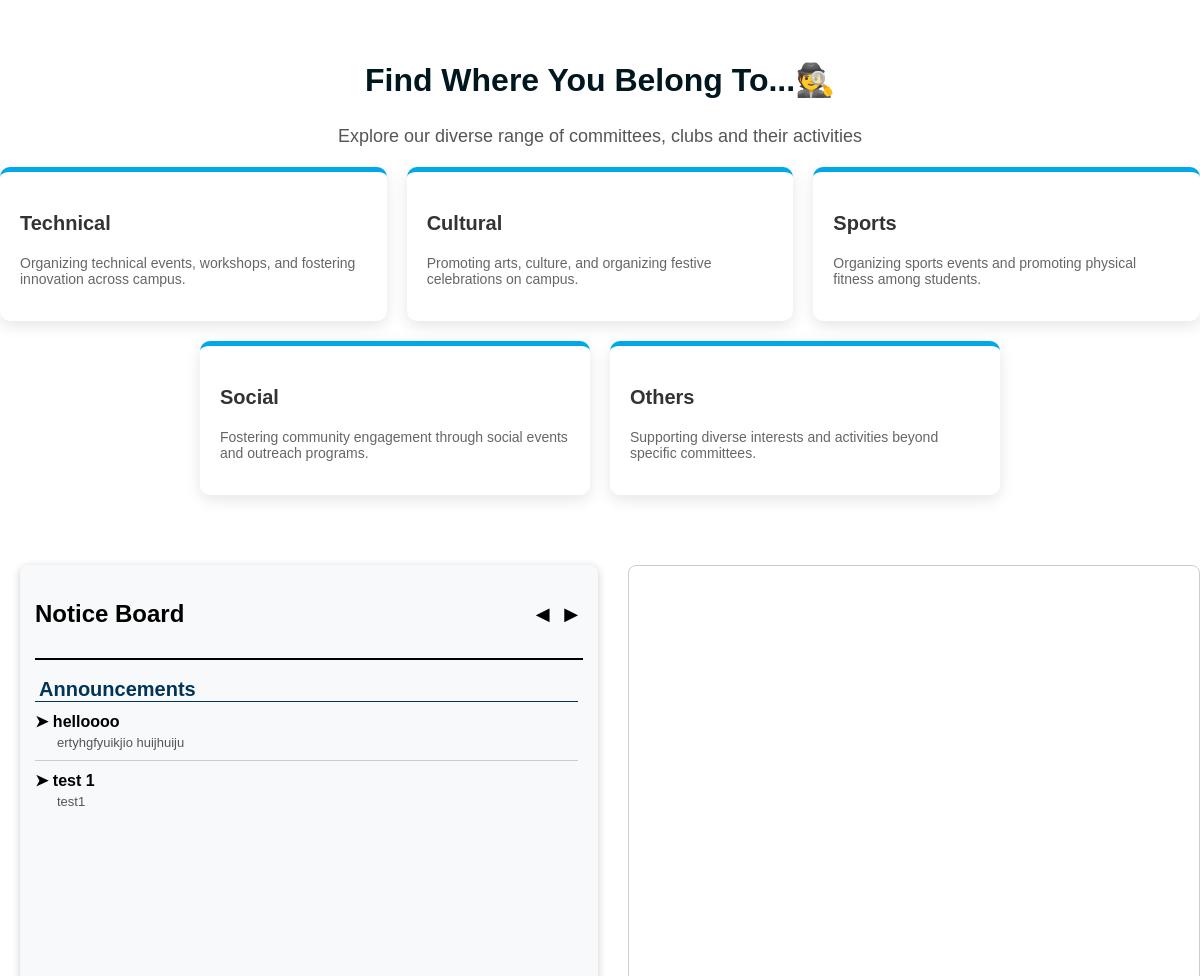
The app's page / (signed in, middle part), older data.
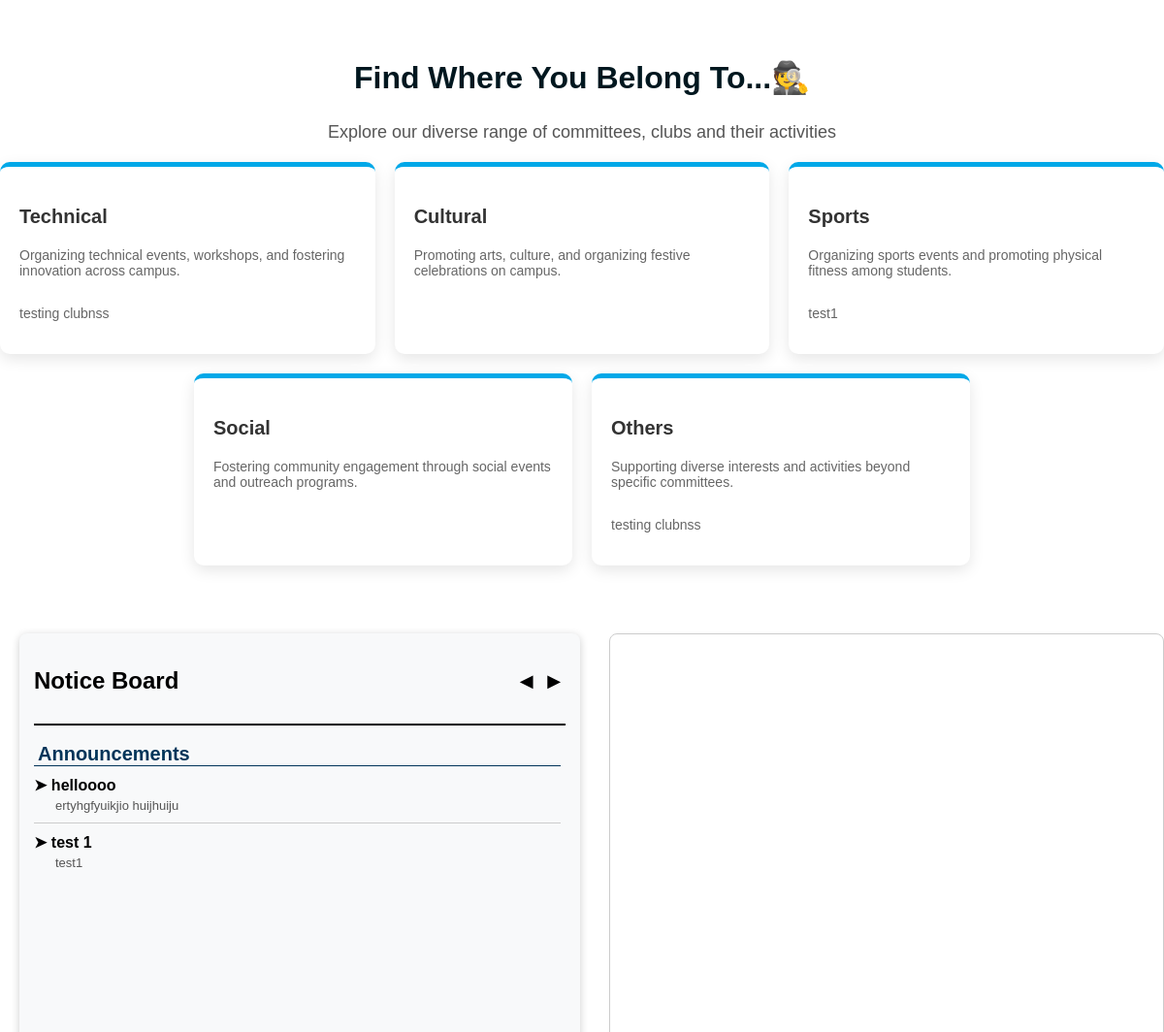
The same page, newer data.
### committees/models.py (models this page shows, shortened)
class Announcement(models.Model):
    id = models.AutoField(primary_key=True)
    title = models.CharField(max_length=255)
    message = models.TextField()
    club = models.ForeignKey('committees.Associations', on_delete=models.CASCADE)
    created_by = models.ForeignKey('Login.UserProfile', on_delete=models.CASCADE)
    created_at = models.DateTimeField(auto_now_add=True)
    def __str__(self):
        return f"{self.id},{self.title}"

class Associations(models.Model):
    ROLE_CHOICES = (
        ('committees', 'Committees'),
        ('clubs', 'Clubs')
    )
    STATUS_CHOICES = (
        ('pending', 'Pending Approval'),
        ('approved', 'Approved'),
        ('rejected', 'Rejected'),
        ('delete_pending', 'Delete Request Pending'),
    )
    CATEGORY = (
        ('None', 'None'),
        ('Academic', 'Academic'),
        ('Technical', 'Technical'),
        ('Cultural', 'Cultural'),
        ('Sports', 'Sports'),
        ('Social', 'Social'),
        ('Other', 'Other')
    )
    id = models.AutoField(primary_key=True)
    name = models.CharField(max_length=255)
    description = models.TextField()
    type = models.CharField(max_length=15, choices=ROLE_CHOICES)
    category = models.CharField(max_length=30, choices=CATEGORY, default='None')
    faculty_incharge = models.ForeignKey('faculty.Faculty', on_delete=models.CASCADE)
    created_by = models.ForeignKey('members.CoreMember', on_delete=models.CASCADE, null=True, blank=True)
    created_at = models.DateTimeField(auto_now_add=True)
    image = models.ImageField(upload_to='association_images/', null=True, blank=True)
    status = models.CharField(max_length=15, choices=STATUS_CHOICES, default='pending')
    owner = models.ForeignKey('members.CoreMember', on_delete=models.SET_NULL, null=True, blank=True,related_name='owned_associations')

### Login/views.py (the view, shortened to what this page needs)
# urls.py: path('', views.home_view, name='home'),
def home_view(request):
    featured_images = []
    announcements = Announcement.objects.order_by('-created_at')[:10]
    upcoming_events = Event.objects.filter(date_time__gte=timezone.now(), status="approved").order_by('date_time')
    associations = Associations.objects.filter(status='approved')
    print("Announcements:", announcements)
    print("Upcoming Events:", upcoming_events)
    for association in associations:
        latest_images = association.images.order_by('-uploaded_at')[:3]
        featured_images.extend(list(latest_images))
    if request.user.is_authenticated:
        user = request.user
        role = UserProfile.objects.get(id=user).role
        if role == 'faculty':
            return redirect('faculty')
        else:
            if role == 'core_member':
                user = UserProfile.objects.get(id=user)
                core_member = CoreMember.objects.get(id=user)
                print(core_member)
            return render(request, 'account/home.html', {
        'featured_images': featured_images,
        'announcements': announcements,
        'upcoming_events': upcoming_events,
        'associations': associations,
    })

### events/models.py (called while the page is built)
    def __str__(self):
        return f"{self.title} - {self.date_time} - {self.association.name}"

### Login/templates/account/home.html (shortened to what this page needs)
{% load static %}
<!DOCTYPE html>
<html lang="en">
<head>
    <link rel="stylesheet" href="https://cdnjs.cloudflare.com/ajax/libs/font-awesome/6.5.1/css/all.min.css">
    <link rel="stylesheet" href="{% static 'css/home.css' %}">
</head>
<body>
<div class="committee-section">
    <h2 class="committee-heading">Find Where You Belong To...🕵️</h2>
    <p class="committee-subheading">Explore our diverse range of committees, clubs and their activities</p>
    <div class="committee-container">
        <div class="committee-card tech">
            <h3>Technical</h3>
            <p>Organizing technical events, workshops, and fostering innovation across campus.</p>
            <ul>
                {% for association in associations %}
                    {% if association.category == 'Technical' %}
                        <p>{{ association.name }}</p>
                    {% endif %}
                {% endfor %}
            </ul>
        </div>
        <div class="committee-card cultural">
            <h3>Cultural</h3>
            <p>Promoting arts, culture, and organizing festive celebrations on campus.</p>
        </div>
        <div class="committee-card sports">
            <h3>Sports</h3>
            <p>Organizing sports events and promoting physical fitness among students.</p>
            <ul>
                {% for association in associations %}
                    {% if association.category == 'Sports' %}
                        <p>{{ association.name }}</p>
                    {% endif %}
                {% endfor %}
            </ul>
        </div>
        <div class="committee-card social">
            <h3>Social</h3>
            <p>Fostering community engagement through social events and outreach programs.</p>
        </div>
        <div class="committee-card others">
            <h3>Others</h3>
            <p>Supporting diverse interests and activities beyond specific committees.</p>
            <ul>
                {% for association in associations %}
                    {% if association.category == 'Technical' %}
                        <p>{{ association.name }}</p>
                    {% endif %}
                {% endfor %}
            </ul>
        </div>
    </div>
</div>
<div class="main-dashboard">
<div class="notice-board" id="notice-board">
    <div class="notice-header">
    <h2>Notice Board</h2>
    <div class="nav-buttons">
        <button id="prevNotice">&#x25C0;</button>
        <button id="nextNotice">&#x25B6;</button>
    </div>
    </div>
    <div class="notices">
        <div class="notice-section">
        <h2>Announcements</h2>
        <div class="notices-wrapper">
            <div class="notices-scroll" id="announcements-scroll">
        {% for ann in announcements %}
            <a href="{% url 'announcement_details' ann.id %}" class="notice">
                <h4>➤ {{ ann.title }}</h4>
                <p>{{ ann.message|truncatewords:20 }}</p>
            </a>
        {% endfor %}
        </div>
        </div>
        </div>
    </div>
</div>
<div class="page-preview-container">
    <iframe src="{% url 'view_calendar' %}" class="page-preview"></iframe>
</div>
</div>
</body>
</html>

Row changes from the older to the newer data that the page shows:
now on this page (row edited): Associations: name "testing club"
added Associations: name "nss"
now on this page (row edited): Associations: name "test1", shown under "Sports"
